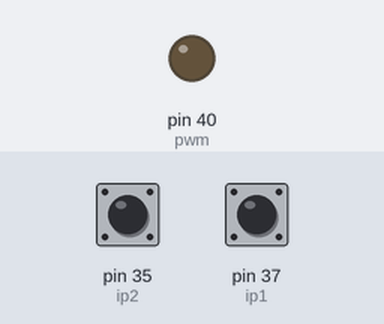
The program below on a simulated Raspberry Pi (header pin numbers). Shown: output pins drawn as LEDs (lit = HIGH). The test bench sets the inputs (shaded band); at power-on: pin 37 (ip1) HIGH, pin 35 (ip2) HIGH.

Above: at 1.2 s.
1.3 s: pin 37 (ip1) pulled LOW for 0.15 s
At 2.7 s:
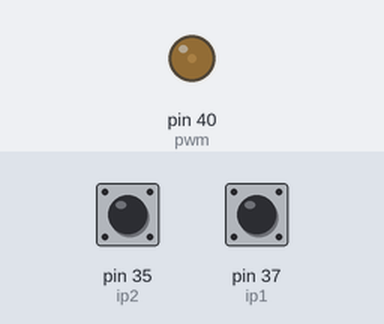
3.0 s: pin 35 (ip2) pulled LOW for 0.15 s
At 4.2 s:
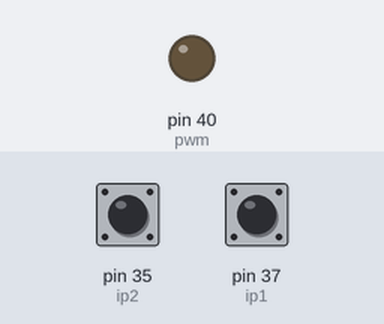
4.7 s: pin 37 (ip1) pulled LOW for 1 s
At 6.2 s:
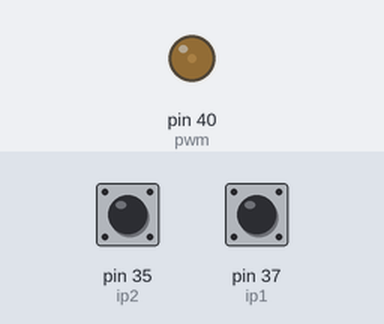
7.2 s: pin 35 (ip2) pulled LOW for 1 s
At 9.3 s:
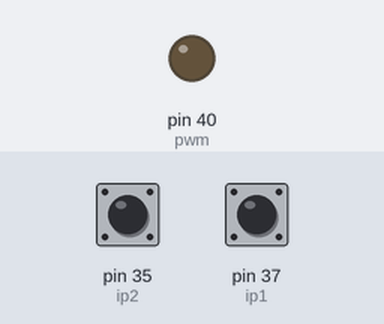
9.7 s: pin 37 (ip1) pulsed LOW 5 times (0.12 s each, 0.3 s apart)
At 11.5 s:
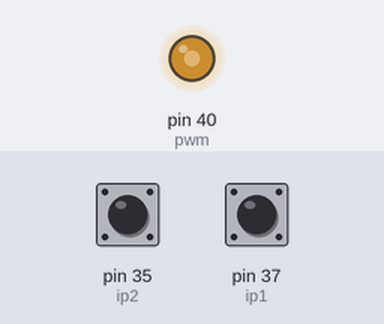
12.7 s: pin 37 (ip1) pulsed LOW 2 times (0.12 s each, 0.3 s apart)
At 14.4 s:
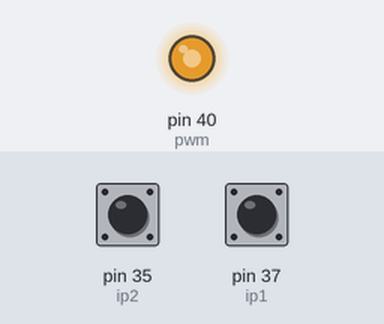
Timing chart, 0 to 15.8 s (numbered marks = the images above; inputs shaded):
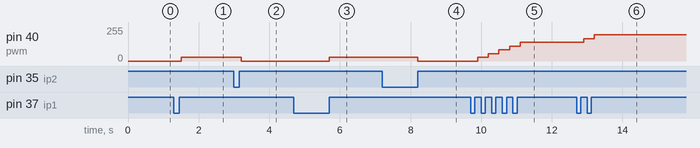

Measured:
- after the input at 1.3 s, pin 40 (pwm): 0/255 → 28/255 after 0.20 s
- after the input at 3.0 s, pin 40 (pwm): 28/255 → 0/255 after 0.20 s
- after the input at 4.7 s, pin 40 (pwm): 0/255 → 28/255 after 1.0 s
- after the input at 7.2 s, pin 40 (pwm): 28/255 → 0/255 after 1.0 s
- after the input at 9.7 s, pin 40 (pwm): moves from 0/255 to 140/255 over 1.2 s, starting after 0.20 s
- after the input at 12.7 s, pin 40 (pwm): 140/255 → 168/255 after 0.20 s, → 196/255 0.30 s later

The program:

stepwise_pwm.py
```python
import time
import RPi.GPIO as GPIO

try:
    GPIO.setmode(GPIO.BOARD)
    GPIO.setup(40, GPIO.OUT)
    GPIO.setup(35, GPIO.IN, pull_up_down=GPIO.PUD_UP)
    GPIO.setup(37, GPIO.IN, pull_up_down=GPIO.PUD_UP)
    pwm = GPIO.PWM(40, 120)
    step = 99//9
    duty_cycle = 0

    b1_state = b2_state = 1
    out = False
    pwm.start(0)

    while True:
        ip1 = GPIO.input(37)
        ip2 = GPIO.input(35)
        if ip1 and not b1_state:
            out = True
            duty_cycle += step
        if ip2 and not b2_state:
            out = False
            duty_cycle -= step
        duty_cycle = min(100, max(0, duty_cycle))
        pwm.ChangeDutyCycle(duty_cycle)
        b1_state = ip1
        b2_state = ip2
        time.sleep(0.1)
except Exception as exc:
    print(exc)
finally:
    pwm.stop()
    GPIO.cleanup()
```
